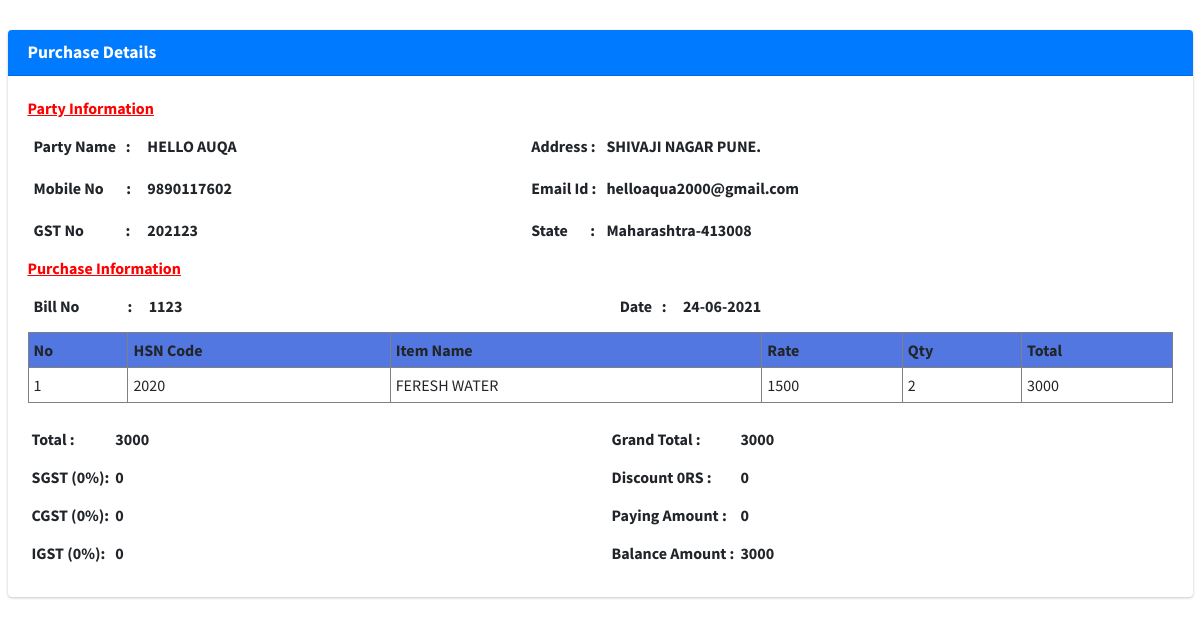
Screenshot of /purchase_details.php?vId=21 (signed in) with the database file from the repository.
### tables this page shows
CREATE TABLE `purchase_entry` (
  `id` int(11) NOT NULL,
  `party_id` varchar(100) DEFAULT '0',
  `bill_no` varchar(50) DEFAULT '0',
  `date` varchar(50) DEFAULT '0',
  `purchase_type` int(4) DEFAULT 0,
  `gst_type` int(4) DEFAULT 0,
  `total` varchar(100) DEFAULT '0',
  `discount_type` int(4) DEFAULT 0,
  `discnt_amt_per` varchar(100) DEFAULT '0',
  `dis_total` varchar(50) DEFAULT '0',
  `sgst` varchar(20) DEFAULT '0',
  `cgst` varchar(20) DEFAULT '0',
  `igst` varchar(20) DEFAULT '0',
  `grand_tot` varchar(20) DEFAULT '0',
  `pay_bill_amt` int(4) DEFAULT 0,
  `payamt` varchar(30) DEFAULT '0',
  `balamt` varchar(30) DEFAULT '0',
  `stock_sts` int(4) DEFAULT 0,
  `sts` int(4) DEFAULT 0,
  `edt` timestamp NULL DEFAULT current_timestamp()
);

CREATE TABLE `purchase_party_details` (
  `id` int(11) NOT NULL,
  `company_nm` varchar(100) DEFAULT '0',
  `mobile` varchar(50) DEFAULT '0',
  `adrs` varchar(500) DEFAULT '0',
  `email` varchar(50) DEFAULT '0',
  `gst_no` varchar(30) DEFAULT '0',
  `state` int(4) DEFAULT 0,
  `city_pin` varchar(10) DEFAULT '0',
  `sts` int(4) DEFAULT 0,
  `edt` timestamp NOT NULL DEFAULT current_timestamp()
);

CREATE TABLE `puchase_entry_info` (
  `id` int(11) NOT NULL,
  `lastId` varchar(50) DEFAULT '0',
  `hsc_code` varchar(50) DEFAULT '0',
  `item_nm` varchar(500) DEFAULT '0',
  `rate` varchar(20) DEFAULT '0',
  `qty` varchar(20) DEFAULT '0',
  `total` varchar(20) DEFAULT '0',
  `edt` timestamp NOT NULL DEFAULT current_timestamp()
);

CREATE TABLE `item_master` (
  `id` int(11) NOT NULL,
  `dt` varchar(50) DEFAULT '0',
  `itemnm` varchar(200) DEFAULT '0',
  `hsn` varchar(50) DEFAULT '0',
  `rate` varchar(50) DEFAULT '0',
  `image` varchar(100) DEFAULT '0',
  `sts` int(4) DEFAULT 0,
  `edt` timestamp NOT NULL DEFAULT current_timestamp()
);

### purchase_details.php (the view, shortened to what this page needs)
<!DOCTYPE html>
<html>
<head>
<?php
  include('common/meta.php');
?>
</head>
<body >
<?php
$vId=$_GET['vId'];
include('lib/function.php');
$qry="SELECT a.*,b.company_nm,b.mobile,b.adrs,b.email,b.gst_no,b.state,b.city_pin FROM purchase_entry AS a
LEFT JOIN purchase_party_details AS b ON a.party_id=b.id
WHERE a.id='$vId'";
$st=$conn->prepare($qry);
$st->execute();
$row=$st->fetch(PDO::FETCH_ASSOC);
$company_nm=$row['company_nm'];
$mobile=$row['mobile'];
$adrs=$row['adrs'];
$email=$row['email'];
$gst_no=$row['gst_no'];
if($row['state'] == "1")
{
	$state="Maharashtra";
}
else
{
	$state="Out Of Maharashtra";
}
$pin=$row['city_pin'];
$bill=$row['bill_no'];
$date=$row['date'];
$payamt=$row['payamt'];
$balamt=$row['balamt'];
if($row['discount_type'] == "1")
{
	$discount_type="%";
}
else
{
	$discount_type="RS";
}
$discnt_amt_per=$row['discnt_amt_per'];
$dis_total=$row['dis_total'];
$total=$row['total'];
$sgst=$row['sgst'];
$cgst=$row['cgst'];
$igst=$row['igst'];
$grand_tot=$row['grand_tot'];
$gstty=$row['gst_type'];
?>
<div class="wrapper">
<section class="content-header">
</section>
  <section class="content">
      <div class="container-fluid">
        <div class="card card-primary">
              <div class="card-header">
                <h3 class="card-title"><b>Purchase Details</b></h3>
              </div>
                <div class="card-body">
                 <div>
                  <label style="color:RED"><u>Party Information</u></label>
                  </div>
                     <table width="100%">
                        <tr>
                            <td>
                                <table cellpadding="5">
                                    <tr>
                                        <td ><label>Party Name &nbsp;&nbsp;:&nbsp;&nbsp;</label></td>
                                        <td><label> <?php echo $company_nm; ?></label></td>
                                    </tr>
                                    <tr>
                                        <td><label>Mobile No &nbsp;&nbsp;&nbsp;&nbsp;&nbsp;&nbsp;:&nbsp;&nbsp;</label></td>
                                        <td><label> <?php echo $mobile; ?></label></td>
                                    </tr>
                                    <tr>
                                        <td><label>GST No &nbsp;&nbsp;&nbsp;&nbsp;&nbsp;&nbsp;&nbsp;&nbsp;&nbsp;&nbsp;&nbsp;&nbsp;:&nbsp;&nbsp;</label></td>
                                        <td><label> <?php echo $gst_no; ?></label></td>
                                    </tr>
                                </table>
                            </td>
                            <td>
                                <table cellpadding="5">
                                    <tr>
                                        <td><label>Address :</label></td>
                                        <td><label> <?php echo $adrs; ?></label></td>
                                    </tr>
                                    <tr>
                                        <td><label>Email Id :</label></td>
                                        <td><label> <?php echo $email; ?></label></td>
                                    </tr>
                                    <tr>
                                        <td><label>State &nbsp;&nbsp;&nbsp;&nbsp;&nbsp;&nbsp;:</label></td>
                                        <td><label> <?php echo $state."-".$pin; ?></label></td>
                                    </tr>
                                </table>
                            </td>
                        </tr>
                     </table>
                  <div>
                  <label style="color:RED"><u>Purchase Information</u></label>
                  </div>
                    <table width="100%">
                        <tr>
                            <td>
                                <table cellpadding="5">
                                    <tr>
                                        <td ><label>Bill No &nbsp;&nbsp;&nbsp;&nbsp;&nbsp;&nbsp;&nbsp;&nbsp;&nbsp;&nbsp;&nbsp;&nbsp;&nbsp;&nbsp;:&nbsp;&nbsp;</label></td>
                                        <td><label><?php echo $bill; ?></label></td>
                                    </tr>
                                </table>
                            </td>
                            <td>
                                <table cellpadding="5">
                                    <tr>
                                        <td ><label>Date &nbsp;&nbsp;:&nbsp;&nbsp;</label></td>
                                        <td><label><?php echo date('d-m-Y',strtotime($date)); ?></label></td>
                                    </tr>
                                </table>
                            </td>
                        </tr>
                     </table>
                   <table width="100%" border="1" cellpadding="5">
                   		<tr style="background-color:#5377e0">
                        	<th>No</th>
                            <th>HSN Code</th>
                            <th>Item Name</th>
                            <th>Rate</th>
                            <th>Qty</th>
                            <th>Total</th>
                        </tr>
                        <tbody>
							<?php
                            $vId=$_GET['vId'];
                            include('lib/function.php');
                            $qq="SELECT a.*,b.itemnm FROM puchase_entry_info AS a
								 LEFT JOIN item_master AS b ON a.item_nm=b.id WHERE a.lastId='$vId'";
							$ss=$conn->prepare($qq);
							$ss->execute();
							$cnt=1;
							while($rw=$ss->fetch(PDO::FETCH_ASSOC))
							{
								echo '<tr>';
								echo '<td>'.$cnt.'</td>';
								echo '<td>'.$rw['hsc_code'].'</td>';
								echo '<td>'.$rw['itemnm'].'</td>';
								echo '<td>'.$rw['rate'].'</td>';
								echo '<td>'.$rw['qty'].'</td>';
								echo '<td>'.$rw['total'].'</td>';
								echo '</tr>';
								$cnt++;
							}
							?>
                        </tbody>
                   </table>
                   <div class="row" style="margin-top:20px">
                   		<div class="col-md-6">
                        <table width="100%">
                        <tr>
                            <td>
                                <table cellpadding="3">
                                    <?php
                                    if($row['state'] == '1')
									{
										if($gstty == "1")
										{
											$tot1=0;
											$tot=18/2;
										}
										else if($gstty == "2")
										{
											$tot1=0;
											$tot=12/2;
										}
										else if($gstty == "3")
										{
											$tot1=0;
											$tot=5/2;
										}
										else
										{
											$tot1=0;
											$tot=0;
										}
									}
									?>
                                    <tr>
                                        <td ><label>Total :</label></td>
                                        <td><label> <?php echo $total;?></label></td>
                                    </tr>
                                    <tr>
                                        <td ><label>SGST <?php echo "(".$tot."%)";?>:</label></td>
                                        <td><label> <?php echo $sgst;?></label></td>
                                    </tr>
                                    <tr>
                                        <td ><label>CGST  <?php echo "(".$tot."%)";?>:</label></td>
                                        <td><label> <?php echo $cgst;?></label></td>
                                    </tr>
                                    <tr>
                                        <td ><label>IGST <?php echo "(".$tot1."%)";?>:</label></td>
                                        <td><label> <?php echo $igst;?></label></td>
                                    </tr>
                                </table>
                            </td>
                        </tr>
                     </table>
                        </div>
                        <div class="col-md-6">
                          <table width="100%">
                        <tr>
                            <td>
                                <table cellpadding="3">
                                    <tr>
                                        <td ><label>Grand Total :</label></td>
                                        <td><label> <?php echo $grand_tot;?></label></td>
                                    </tr>
                                    <tr>
                                        <td >
                                        <label>Discount <?php  echo $discnt_amt_per. $discount_type;?> :</label></td>
                                        <td><label><?php  echo $dis_total;?></label></td>
                                    </tr>
                                    <tr>
                                        <td ><label>Paying Amount  :</label></td>
                                        <td><label> <?php  echo $payamt;?></label></td>
                                    </tr>
                                    <tr>
                                        <td ><label>Balance Amount  :</label></td>
                                        <td><label> <?php  echo $balamt;?></label></td>
                                    </tr>
                                </table>
                            </td>
                        </tr>
                     </table>
                        </div>
                   </div>
                </div>
            </div>
      </div>
	</section>
</div>
</body>
</html>

### rows the page displays
purchase_entry: purchase_party_details.company_nm "HELLO AUQA", purchase_party_details.mobile "9890117602", purchase_party_details.gst_no "202123", purchase_party_details.adrs "SHIVAJI NAGAR PUNE.", purchase_party_details.email "helloaqua2000@gmail.com", purchase_party_details.state "Maharashtra", purchase_party_details.city_pin "413008", bill_no "1123", date "24-06-2021", total "3000", gst_type "0", sgst "0", cgst "0", igst "0", grand_tot "3000", discnt_amt_per "0", discount_type "RS", dis_total "0", payamt "0", balamt "3000"
puchase_entry_info: hsc_code "2020", item_master.itemnm "FERESH WATER", rate "1500", qty "2", total "3000"
